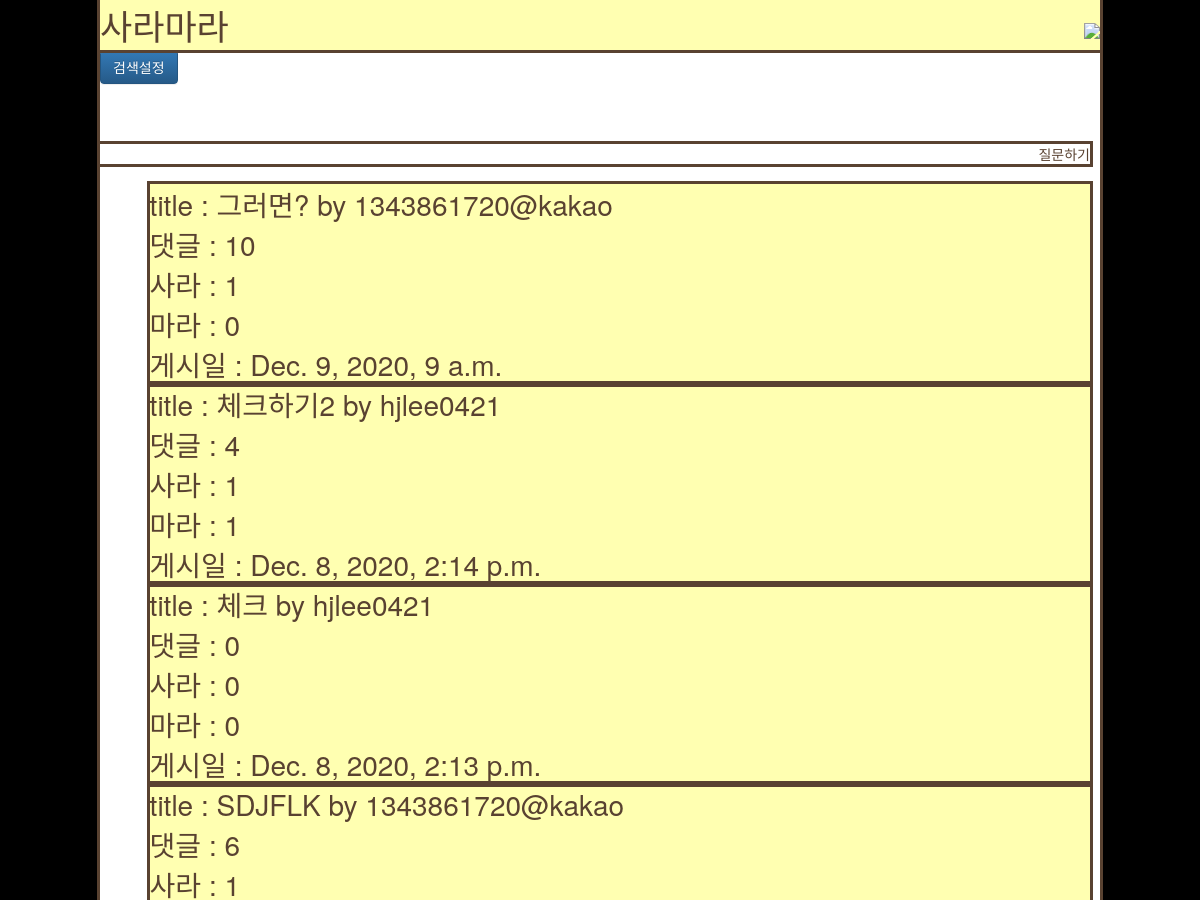
Before: / (upper part) with the older database file.
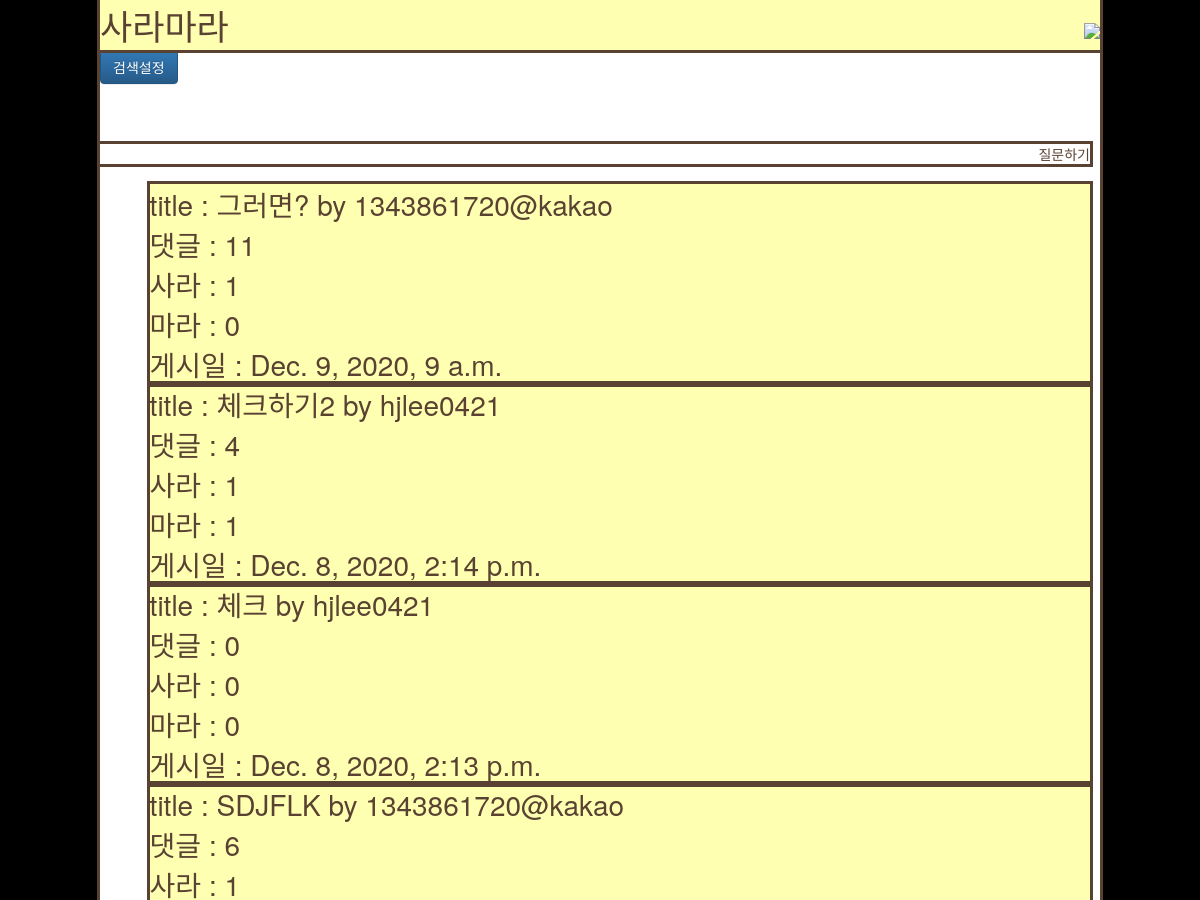
After: the same page with the newer database file.
### posts/models.py (models this page shows, shortened)
class Post(models.Model):
    author = models.ForeignKey(
        settings.AUTH_USER_MODEL, on_delete=models.CASCADE)  # settings.py 에 AUTH_USER_MODEL 확인 추천!
    title = models.CharField(max_length=128)
    price = models.CharField(max_length=128, blank=True, null=True)
    brand = models.CharField(max_length=128, blank=True, null=True)
    link = models.CharField(
        max_length=128, blank=True, null=True)
    pub_date = models.DateTimeField(auto_now_add=True,
                                    verbose_name='date published')
    sara = models.TextField(blank=True, null=True)
    mara = models.TextField(blank=True, null=True)
    sara_cnt = models.IntegerField(default=0)
    mara_cnt = models.IntegerField(default=0)
    comment_cnt = models.IntegerField(default=0)
    view_cnt = models.IntegerField(default=0)
    ckcontent = RichTextUploadingField(blank=True, null=True)
    CATEGORY_CHOICES = (
        ('상의', '상의'),
        ('하의', '하의'),
        ('신발', '신발'),
        ('기타', '기타'),
    )
    category = models.CharField(
        max_length=128, choices=CATEGORY_CHOICES, default='상의', null=False)
    class Meta:
        ordering = ['-id']

class User(AbstractUser):
    kakao_unique_id = models.CharField(
        max_length=128, blank=True, null=True, default="")
    kakao_access_token = models.CharField(
        max_length=128, blank=True, null=True, default="")
    gender = models.CharField(
        max_length=128, blank=True, null=True, default="")
    email = models.EmailField(
        max_length=128, blank=True, null=True, default="")
    birthday = models.CharField(
        max_length=128, blank=True, null=True, default="0101")
    birthyear = models.CharField(
        max_length=128, blank=True, null=True, default=str(randint(1950, 2010)))

### posts/views.py (the view)
# urls.py: path('', views.IndexView.as_view(), name='index'),
class IndexView(generic.ListView):
    model = Post
    template_name = 'posts/index.html'
    context_object_name = 'post_objects'
    paginate_by = 10
    def get(self, request, *args, **kwargs):
        timerange = request.GET.get('timerange')
        timerange_list = ['1일', '7일', '30일']
        drone = request.GET.get('drone')
        drone_list = ['view_cnt', 'comment_cnt', 'sara_cnt', 'mara_cnt']
        category = request.GET.get('category')
        category_list = ['상의', '하의', '신발', '기타']
        keyword = request.GET.get('keyword')
        if timerange in timerange_list:
            self.queryset = self.get_queryset().filter(
                pub_date__gte=datetime.now()-timedelta(days=int(timerange[:-1])))
        if category in category_list:
            self.queryset = self.get_queryset().filter(category=category)
        if keyword:
            self.queryset = self.get_queryset().filter(Q(title__icontains=keyword)
                                                       | Q(ckcontent__icontains=keyword))
        if drone in drone_list:
            self.queryset = self.get_queryset().order_by('-'+drone)
        return super(IndexView, self).get(request, *args, **kwargs)

### posts/context_processors.py (called while the page is built)
def kakao_login_key(request):
    return {'javascript_sdk_key': str(secrets["kakao"]["javascript_key"])}

### posts/templates/posts/index.html (shortened to what this page needs)
{% extends 'posts/base.html' %} {% block content %}
<input
  type="submit"
  class="btn btn-primary"
  id="search-button"
  value="검색설정"
/>
<br /><br /><br />
<br />
<div class="ask-list">
  {% if user.is_authenticated %}
  <a href="{% url 'posts:ask' %}">질문하기</a>
  {% else %}
  <a href="{% url 'posts:signin' %}">질문하기</a>
  {% endif %}
</div>
<br />
<div class="items-wrap">
  {% if post_objects %}
  <ul>
    {% for post in post_objects %}
    <a href="{% url 'posts:detail' post.id %}"
      ><div class="single-item">
        title : {{post.title|upper}} by {{post.author}} <br />
        댓글 : {{post.comment_cnt}} <br />
        사라 : {{post.sara_cnt}} <br />
        마라 : {{post.mara_cnt}} <br />
        게시일 : {{post.pub_date}} <br />
      </div>
    </a>
    {% endfor %}
  </ul>
  {% else %}
  <p>no posts are available</p>
  {% endif %}
</div>
{% endblock %}

Changed rows visible on the page:
changed Post "그러면?": comment_cnt "10" → "11"
